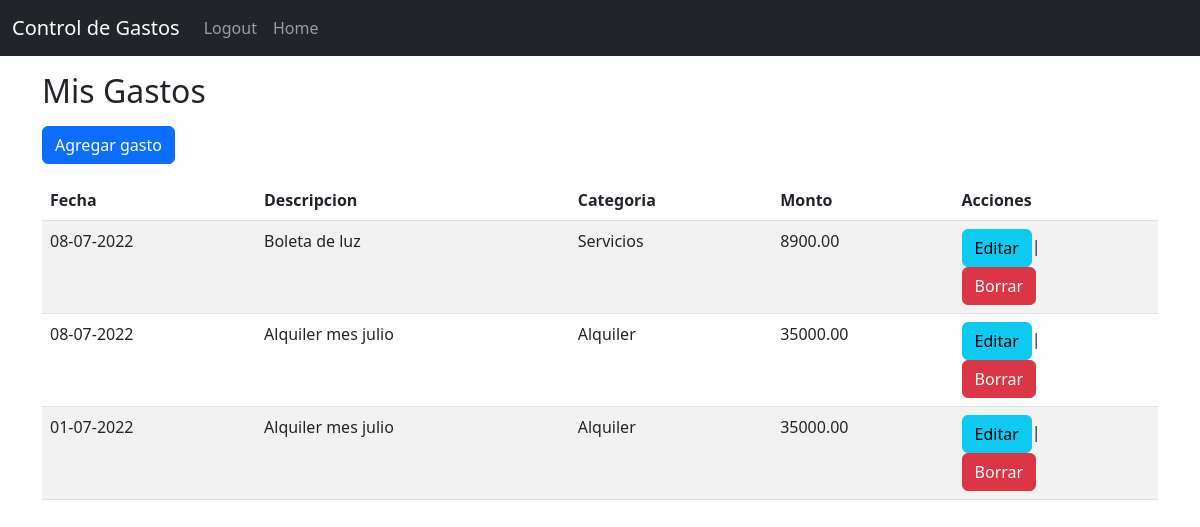
Page / (signed in) on the earlier database version.
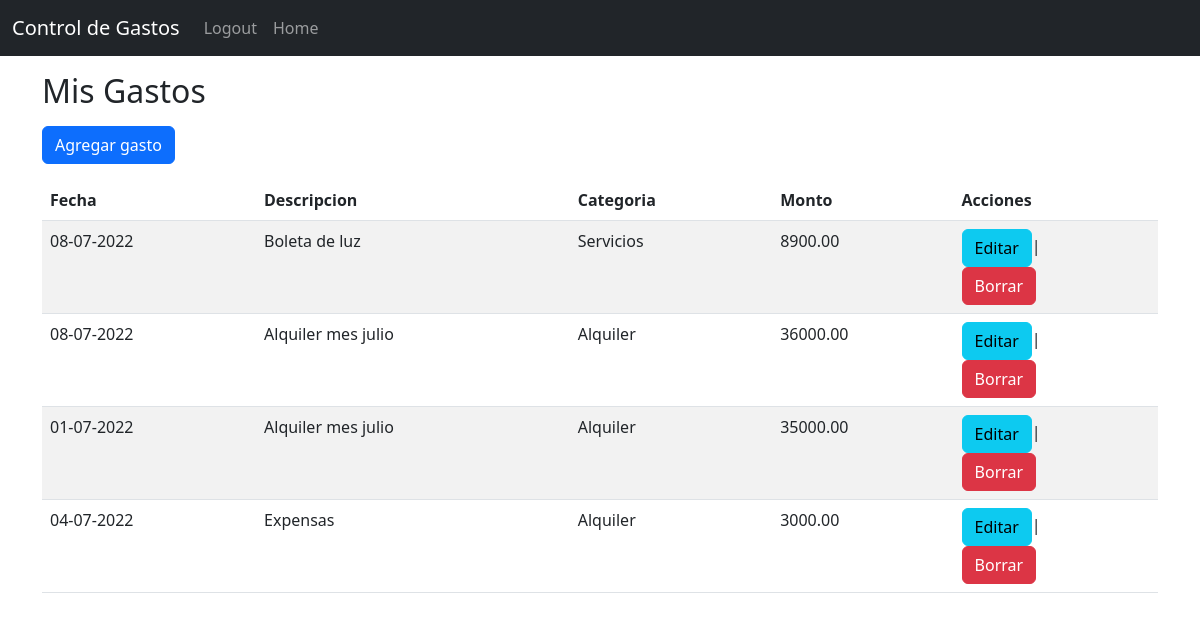
Same page on the later database version.
### website/models.py (models this page shows)
class Spent(db.Model):
    id = db.Column(db.Integer, primary_key=True)
    date = db.Column(db.DateTime(timezone=True), default=func.now())
    description = db.Column(db.String(10000))
    amount = db.Column(db.Numeric(precision=2, scale=None,
                       decimal_return_scale=None, asdecimal=True))
    user_id = db.Column(db.Integer, db.ForeignKey('user.id'), nullable=False)
    category_id = db.Column(db.Integer, db.ForeignKey(
        'category.id'), nullable=False)
    category = db.relationship('Category',
                               backref=db.backref('spents', lazy=True))

class Category(db.Model):
    id = db.Column(db.Integer, primary_key=True)
    description = db.Column(db.String(100))
    def __repr__(self):
        return self.description

### website/views.py (the view)
@views.route('/')
@login_required
def home():
    return render_template('home.html', user=current_user)

### website/__init__.py (called while the page is built)
def create_app():
    app = Flask(__name__)
    app.config['SECRET_KEY'] = getenv("SECRET_KEY")
    app.config['SQLALCHEMY_DATABASE_URI'] = f'sqlite:///{DB_NAME}'
    db.init_app(app)
    csrf.init_app(app)
    from .views import views
    from .auth import auth
    app.register_blueprint(views, url_prefix='/')
    app.register_blueprint(auth, url_prefix='/')
    from .models import User, Spent, Category
    login_manager = LoginManager()
    login_manager.login_view = 'auth.login'
    login_manager.init_app(app)
    @login_manager.user_loader
    def load_user(id):
        return User.query.get(int(id))
    create_database(app)
    return app

### website/templates/home.html (shortened to what this page needs)
{% extends "base.html" %}
{% block content %}
<h2 class="mb-3 mt-3">Mis Gastos</h2>
<a href="{{url_for('views.new')}}" class="btn btn-primary mb-3"
  >Agregar gasto</a
>
<table class="table table-striped">
  <thead>
    <tr>
      <th>Fecha</th>
      <th>Descripcion</th>
      <th>Categoria</th>
      <th>Monto</th>
      <th>Acciones</th>
    </tr>
  </thead>
  <tbody>
    {% for spent in current_user.spents %}
    <tr>
      <td>{{ spent.date.strftime("%d-%m-%Y") }}</td>
      <td>{{ spent.description }}</td>
      <td>{{ spent.category }}</td>
      <td>{{ '%.2f'|format(spent.amount) }}</td>
      <td>
        <a href="/edit/{{spent.id}}" class="btn btn-info">Editar</a>|
        <form action="{{url_for('views.delete', id=spent.id)}}" method="POST">
          <input
            type="submit"
            value="Borrar"
            onclick="return confirm('¿Seguro desea borrar esta entrada?')"
            class="btn btn-danger"
          />
        </form>
      </td>
    </tr>
    {% endfor %}
  </tbody>
</table>
{% endblock %}

### website/templates/base.html (shortened to what this page needs)
<!DOCTYPE html>
<html lang="en">
  <head>
    <link
      href="https://cdn.jsdelivr.net/npm/bootstrap@5.2.0-beta1/dist/css/bootstrap.min.css"
      rel="stylesheet"
    />
  </head>
  <body>
    <nav class="navbar navbar-expand-lg navbar-dark bg-dark">
      <div class="container-fluid">
        <a class="navbar-brand" href="/">Control de Gastos</a>
        <div class="collapse navbar-collapse" id="navbarSupportedContent">
          <ul class="navbar-nav me-auto mb-2 mb-lg-0">
            {% if not user.is_authenticated %}
            <li class="nav-item">
              <a class="nav-link" aria-current="page" id="login" href="/login"
                >Login</a
              >
            </li>
            <li class="nav-item">
              <a class="nav-link" id="signUp" href="/sign-up">Sign Up</a>
            </li>
            {% else %}
            <li class="nav-item">
              <a class="nav-link" id="logout" href="/logout">Logout</a>
            </li>
            <li class="nav-item">
              <a class="nav-link" id="home" href="/">Home</a>
            </li>
            {% endif %}
          </ul>
        </div>
      </div>
    </nav>
    <div class="container">{% block content %} {% endblock %}</div>
  </body>
</html>

Differences in the rows shown:
changed Spent (number 2 of 4 on the later page): amount "35000.00" → "36000.00"
added Spent: date "04-07-2022", description "Expensas", category "Alquiler", amount "3000.00"
